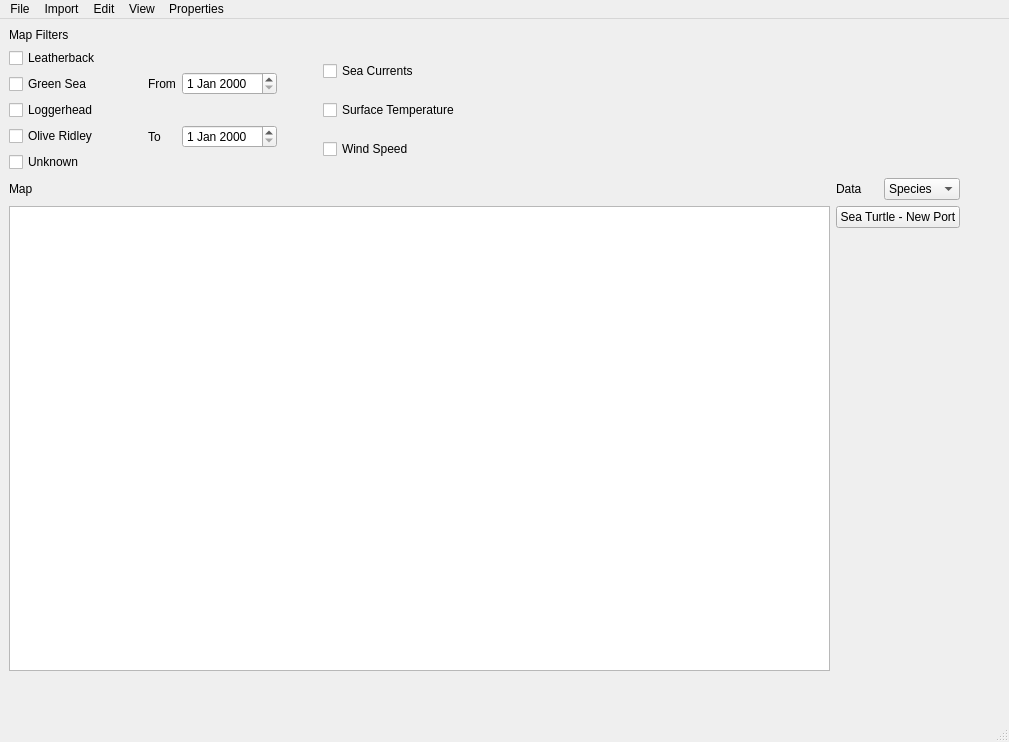
<?xml version="1.0" encoding="UTF-8"?>
<ui version="4.0">
 <class>MainWindow</class>
 <widget class="QMainWindow" name="MainWindow">
  <property name="geometry">
   <rect>
    <x>0</x>
    <y>0</y>
    <width>1009</width>
    <height>742</height>
   </rect>
  </property>
  <property name="windowTitle">
   <string>MainWindow</string>
  </property>
  <widget class="QWidget" name="centralwidget">
   <layout class="QGridLayout" name="gridLayout">
    <item row="7" column="0">
     <spacer name="bottomSpacer">
      <property name="orientation">
       <enum>Qt::Vertical</enum>
      </property>
      <property name="sizeType">
       <enum>QSizePolicy::Minimum</enum>
      </property>
      <property name="sizeHint" stdset="0">
       <size>
        <width>20</width>
        <height>40</height>
       </size>
      </property>
     </spacer>
    </item>
    <item row="3" column="3">
     <spacer name="rightSpacer">
      <property name="orientation">
       <enum>Qt::Horizontal</enum>
      </property>
      <property name="sizeType">
       <enum>QSizePolicy::Minimum</enum>
      </property>
      <property name="sizeHint" stdset="0">
       <size>
        <width>40</width>
        <height>20</height>
       </size>
      </property>
     </spacer>
    </item>
    <item row="3" column="2">
     <widget class="QComboBox" name="dataComboBox">
      <item>
       <property name="text">
        <string>Species</string>
       </property>
      </item>
      <item>
       <property name="text">
        <string>Date</string>
       </property>
      </item>
      <item>
       <property name="text">
        <string>Location</string>
       </property>
      </item>
      <item>
       <property name="text">
        <string>Age</string>
       </property>
      </item>
     </widget>
    </item>
    <item row="3" column="1">
     <widget class="QLabel" name="dataLabel">
      <property name="text">
       <string>Data</string>
      </property>
     </widget>
    </item>
    <item row="0" column="0">
     <widget class="QLabel" name="mapFilterLabel">
      <property name="text">
       <string>Map Filters</string>
      </property>
     </widget>
    </item>
    <item row="5" column="0">
     <widget class="QGraphicsView" name="mapGraphic">
      <property name="minimumSize">
       <size>
        <width>467</width>
        <height>237</height>
       </size>
      </property>
     </widget>
    </item>
    <item row="3" column="0">
     <widget class="QLabel" name="mapLabel">
      <property name="text">
       <string>Map</string>
      </property>
     </widget>
    </item>
    <item row="6" column="0">
     <layout class="QVBoxLayout" name="verticalLayout_4"/>
    </item>
    <item row="2" column="0">
     <layout class="QHBoxLayout" name="mapFilterLayout">
      <item>
       <layout class="QVBoxLayout" name="turtleLayout">
        <item>
         <widget class="QCheckBox" name="leatherbackCheck">
          <property name="text">
           <string>Leatherback</string>
          </property>
         </widget>
        </item>
        <item>
         <widget class="QCheckBox" name="greenSeaCheck">
          <property name="text">
           <string>Green Sea</string>
          </property>
         </widget>
        </item>
        <item>
         <widget class="QCheckBox" name="loggerheadCheck">
          <property name="text">
           <string>Loggerhead</string>
          </property>
         </widget>
        </item>
        <item>
         <widget class="QCheckBox" name="oliveRidleyCheck">
          <property name="text">
           <string>Olive Ridley</string>
          </property>
         </widget>
        </item>
        <item>
         <widget class="QCheckBox" name="unknownCheck">
          <property name="text">
           <string>Unknown</string>
          </property>
         </widget>
        </item>
       </layout>
      </item>
      <item>
       <spacer name="mapFIlterSpacer1">
        <property name="orientation">
         <enum>Qt::Horizontal</enum>
        </property>
        <property name="sizeType">
         <enum>QSizePolicy::Minimum</enum>
        </property>
        <property name="sizeHint" stdset="0">
         <size>
          <width>40</width>
          <height>20</height>
         </size>
        </property>
       </spacer>
      </item>
      <item>
       <layout class="QGridLayout" name="dateLayout">
        <item row="1" column="2">
         <widget class="QDateEdit" name="toDate"/>
        </item>
        <item row="0" column="2">
         <widget class="QDateEdit" name="fromDate"/>
        </item>
        <item row="0" column="1">
         <widget class="QLabel" name="fromLabel">
          <property name="text">
           <string>From</string>
          </property>
         </widget>
        </item>
        <item row="1" column="1">
         <widget class="QLabel" name="toLabel">
          <property name="text">
           <string>To</string>
          </property>
         </widget>
        </item>
       </layout>
      </item>
      <item>
       <spacer name="mapFilterSpacer2">
        <property name="orientation">
         <enum>Qt::Horizontal</enum>
        </property>
        <property name="sizeType">
         <enum>QSizePolicy::Minimum</enum>
        </property>
        <property name="sizeHint" stdset="0">
         <size>
          <width>40</width>
          <height>20</height>
         </size>
        </property>
       </spacer>
      </item>
      <item>
       <layout class="QVBoxLayout" name="conditionLayout">
        <item>
         <widget class="QCheckBox" name="seaCurrentsCheck">
          <property name="text">
           <string>Sea Currents</string>
          </property>
         </widget>
        </item>
        <item>
         <widget class="QCheckBox" name="surfaceTempCheck">
          <property name="text">
           <string>Surface Temperature</string>
          </property>
         </widget>
        </item>
        <item>
         <widget class="QCheckBox" name="windSpeedCheck">
          <property name="text">
           <string>Wind Speed</string>
          </property>
         </widget>
        </item>
       </layout>
      </item>
      <item>
       <spacer name="mapFilterSpacer3">
        <property name="orientation">
         <enum>Qt::Horizontal</enum>
        </property>
        <property name="sizeType">
         <enum>QSizePolicy::Expanding</enum>
        </property>
        <property name="sizeHint" stdset="0">
         <size>
          <width>40</width>
          <height>20</height>
         </size>
        </property>
       </spacer>
      </item>
     </layout>
    </item>
    <item row="5" column="1" colspan="2">
     <layout class="QVBoxLayout" name="dataLayout">
      <item>
       <widget class="QPushButton" name="exampleDataPushButton">
        <property name="text">
         <string>Sea Turtle - New Port</string>
        </property>
       </widget>
      </item>
      <item>
       <spacer name="dataSpacer">
        <property name="orientation">
         <enum>Qt::Vertical</enum>
        </property>
        <property name="sizeType">
         <enum>QSizePolicy::Expanding</enum>
        </property>
        <property name="sizeHint" stdset="0">
         <size>
          <width>20</width>
          <height>40</height>
         </size>
        </property>
       </spacer>
      </item>
     </layout>
    </item>
   </layout>
  </widget>
  <widget class="QMenuBar" name="menubar">
   <property name="geometry">
    <rect>
     <x>0</x>
     <y>0</y>
     <width>1009</width>
     <height>26</height>
    </rect>
   </property>
   <widget class="QMenu" name="menuFile">
    <property name="title">
     <string>File</string>
    </property>
    <addaction name="actionOpen"/>
    <addaction name="actionSave"/>
    <addaction name="separator"/>
    <addaction name="actionExit"/>
   </widget>
   <widget class="QMenu" name="menuImport">
    <property name="enabled">
     <bool>true</bool>
    </property>
    <property name="title">
     <string>Import</string>
    </property>
   </widget>
   <widget class="QMenu" name="menuEdit">
    <property name="title">
     <string>Edit</string>
    </property>
   </widget>
   <widget class="QMenu" name="menuView">
    <property name="title">
     <string>View</string>
    </property>
   </widget>
   <widget class="QMenu" name="menuProperties">
    <property name="title">
     <string>Properties</string>
    </property>
   </widget>
   <addaction name="menuFile"/>
   <addaction name="menuImport"/>
   <addaction name="menuEdit"/>
   <addaction name="menuView"/>
   <addaction name="menuProperties"/>
  </widget>
  <widget class="QStatusBar" name="statusbar"/>
  <action name="actionOpen">
   <property name="text">
    <string>Open</string>
   </property>
  </action>
  <action name="actionSave">
   <property name="text">
    <string>Save</string>
   </property>
  </action>
  <action name="actionExit">
   <property name="text">
    <string>Exit</string>
   </property>
  </action>
 </widget>
 <resources/>
 <connections/>
</ui>
